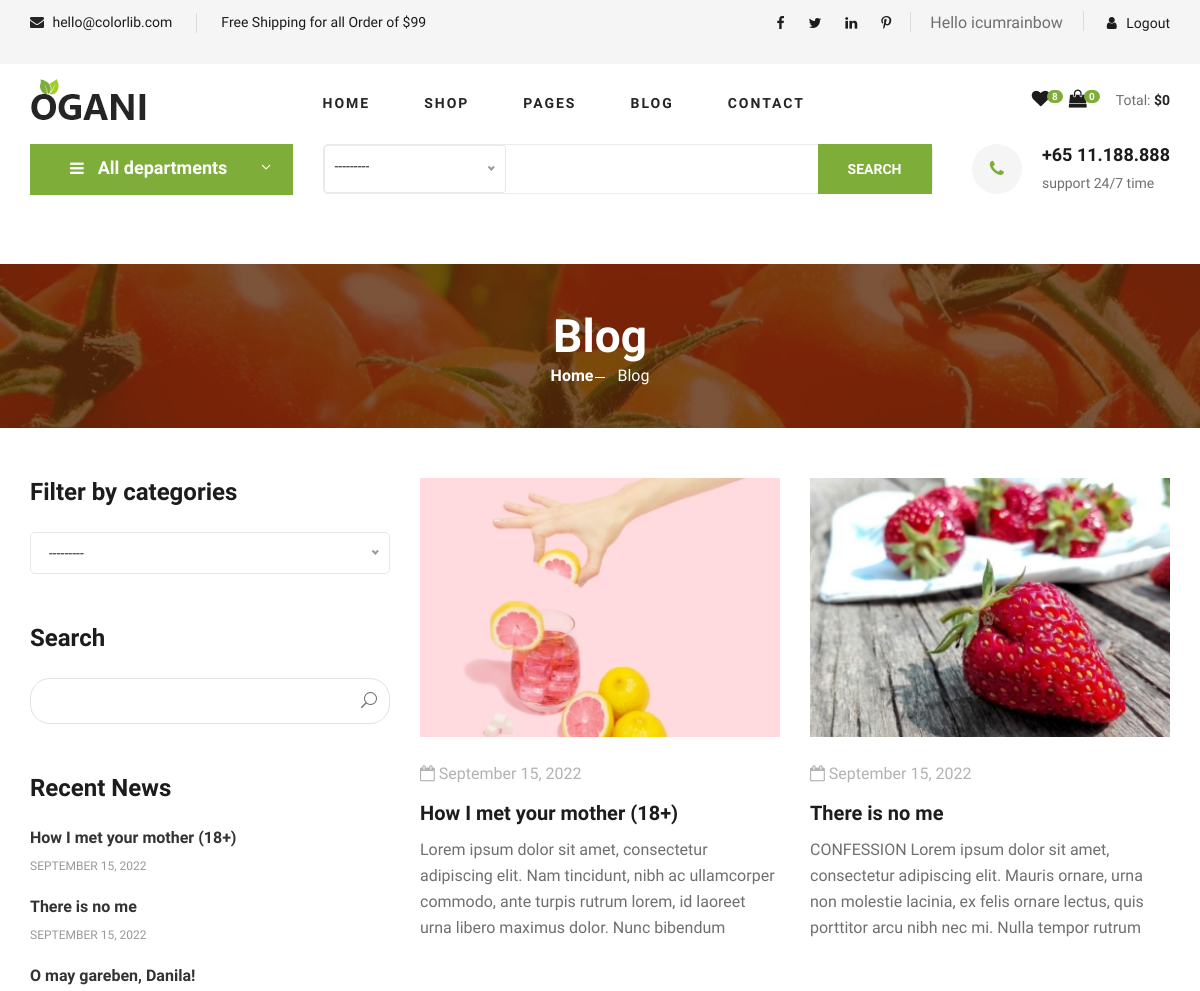
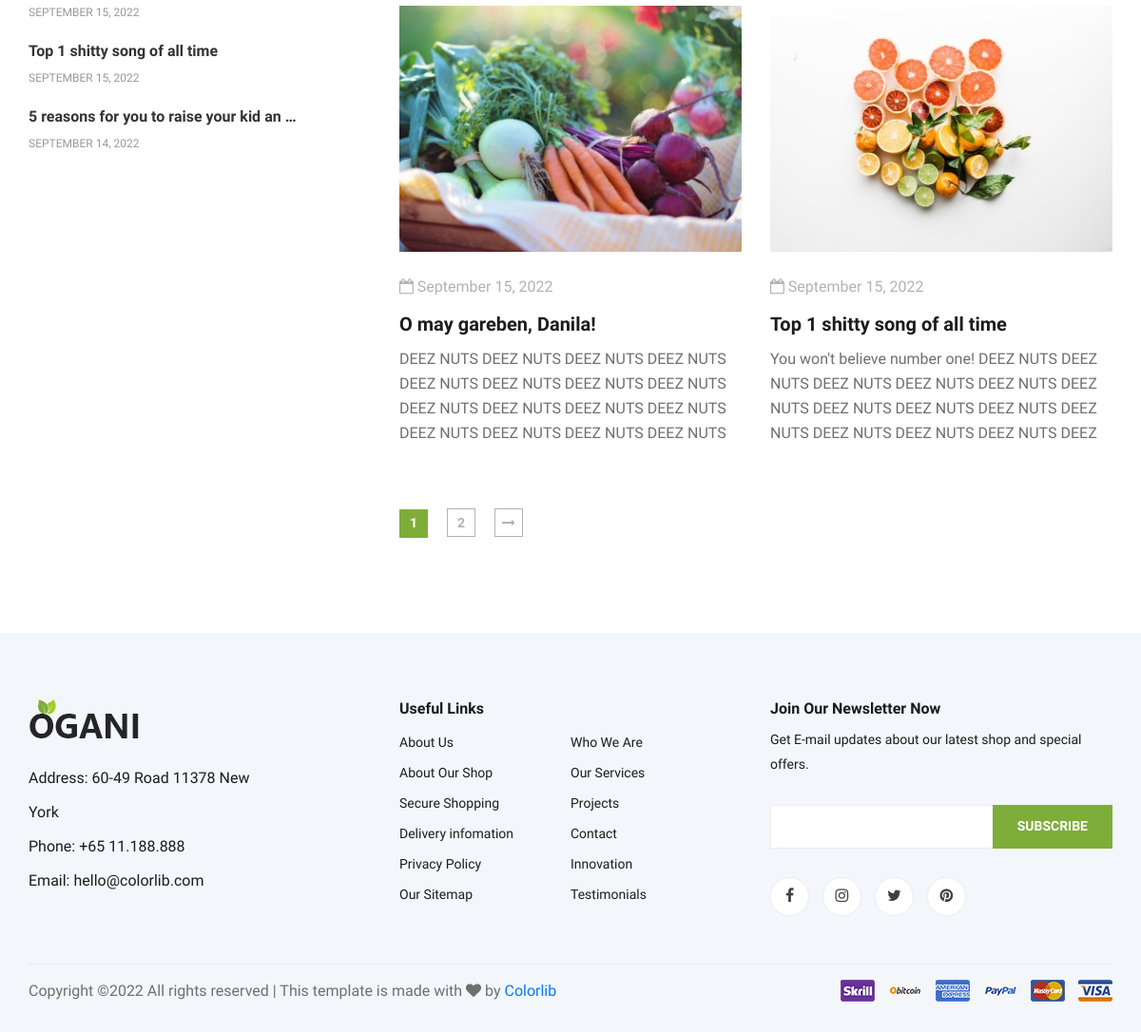
The app's page /blog/ (signed in) with its own data (2 pictures, top to bottom).
### customer/models.py (models this page shows, shortened)
class User(AbstractUser):
    username = models.CharField('Username', blank=False, max_length=100, unique=True)
    email = models.EmailField('Email', default=False, blank=False)
    phone = models.CharField('Phone', max_length=12)
    REQUIRED_FIELDS = ['first_name', 'last_name', 'email', 'phone']
    USERNAME_FIELD = 'username'
    class Meta:
        verbose_name = 'User'
        verbose_name_plural = 'Users'
        indexes = [models.Index(
            fields=['id', 'password', 'last_login', 'is_superuser', 'first_name', 'last_name', 'is_staff', 'is_active',
                    'date_joined', 'username', 'email', 'phone'])]

### posts/models.py (models this page shows, shortened)
class Post(models.Model):
    author = models.CharField('Author', max_length=100, null=False)
    avatar = models.ImageField('Avatar', default='details-author.jpg')
    heading = models.CharField('Heading', max_length=200, null=False)
    picture = models.ImageField('Image', default='product-1.jpg')
    content = models.TextField('Content')
    created_at = models.DateTimeField('Created at', default=datetime.now)
    category = models.ForeignKey(to=PostCategory, verbose_name='Category', on_delete=models.CASCADE, default='', related_name='posts')
    class Meta:
        verbose_name = 'Post'
        verbose_name_plural = 'Posts'
        indexes = [models.Index(fields=['id', 'author', 'heading', 'picture', 'content', 'created_at', 'category_id', 'avatar'])]

### posts/views.py (the view)
# urls.py: path('blog/', views.blog_view, name='blog'),
def blog_view(request):
    post_heading = request.GET.get('heading', '')
    category = request.GET.get('category', False)
    query_params = {'heading__icontains': post_heading}
    if category:
        query_params['category_id'] = int(category)
    categories, posts_by_date, posts = get_blog_page_contents(request.GET, query_params)
    paginator = Paginator(posts.qs, 4)
    page_number = request.GET.get('page', 1)
    page = paginator.get_page(page_number)
    context = {
        'post_categories': categories,
        'posts_by_date': posts_by_date[:6],
        'page': page,
        'posts': posts,
    }
    return render(request, 'blog/blog.html', context)

### templates/blog/blog.html (shortened to what this page needs)
{% extends 'utility/base.html' %}
{% load tags %}
{% load static %}
{% block content %}
    <section class="breadcrumb-section set-bg" data-setbg="{% static 'img/breadcrumb.jpg' %}">
        <div class="container">
            <div class="row">
                <div class="col-lg-12 text-center">
                    <div class="breadcrumb__text">
                        <h2>Blog</h2>
                        <div class="breadcrumb__option">
                            <a href="../index.html">Home</a>
                            <span>Blog</span>
                        </div>
                    </div>
                </div>
            </div>
        </div>
    </section>
    <section class="blog spad">
        <div class="container">
            <div class="row">
                <div class="col-lg-4 col-md-5">
                    <div class="blog__sidebar">
                        <form action="" method="GET">
                            <div class="blog__sidebar__item">
                                <h4>Filter by categories</h4>
                            </div>
                            <div class="blog__sidebar__search">
                                <h4>Search</h4>
                                {{ posts.form.heading }}
                                <button type="submit"><span class="icon_search"></span></button>
                            </div>
                        </form>
                        <div class="blog__sidebar__item">
                            <h4>Recent News</h4>
                            <div class="blog__sidebar__recent">
                                {% for post in posts_by_date %}
                                <a href="{% url 'post' post.id %}" class="blog__sidebar__recent__item">
                                    <div class="blog__sidebar__recent__item__text">
                                        <h6> {{ post.heading|truncatechars:40 }} </h6>
                                        <span>{% format_date post.created_at %}</span>
                                    </div>
                                </a>
                                {% endfor %}
                            </div>
                        </div>
                    </div>
                </div>
                <div class="col-lg-8 col-md-7">
                    <div class="row">
                        {% for post in page %}
                        <div class="col-lg-6 col-md-6 col-sm-6">
                            <div class="blog__item">
                                <div class="blog__item__pic">
                                    <img src="{{ post.picture.url }}" style="object-fit:contain;" alt="">
                                </div>
                                <div class="blog__item__text">
                                    <ul>
                                        <li><i class="fa fa-calendar-o"></i> {% format_date post.created_at %}</li>
                                    </ul>
                                    <h5><a href="{% url 'post' post.id %}">{{ post.heading }}</a></h5>
                                    <p> {{ post.content }} </p>
                                </div>
                            </div>
                        </div>
                        {% endfor %}
                        <div class="col-lg-12">
                            {% if page %}
                                {% include "utility/pagination.html" %}
                            {% endif %}
                        </div>
                    </div>
                </div>
            </div>
        </div>
    </section>
{% endblock %}

### templates/utility/base.html (shortened to what this page needs)
{% load static %}
{% load tags %}
{% load crispy_forms_tags %}
<!DOCTYPE html>
<html lang="zxx">
<head>
    <link rel="stylesheet" href="{% static 'css/bootstrap.min.css' %}" type="text/css">
    <link rel="stylesheet" href="{% static 'css/font-awesome.min.css' %}" type="text/css">
    <link rel="stylesheet" href="{% static 'css/elegant-icons.css' %}" type="text/css">
    <link rel="stylesheet" href="{% static 'css/nice-select.css' %}" type="text/css">
    <link rel="stylesheet" href="{% static 'css/jquery-ui.min.css' %}" type="text/css">
    <link rel="stylesheet" href="{% static 'css/owl.carousel.min.css' %}" type="text/css">
    <link rel="stylesheet" href="{% static 'css/slicknav.min.css' %}" type="text/css">
    <link rel="stylesheet" href="{% static 'css/style.css' %}" type="text/css">
</head>
{% if request.path == "/" %}
<body id="index">
{% else %}
<body>
{% endif %}
<header class="header">
    <div class="header__top">
        <div class="container">
            <div class="row">
                <div class="col-lg-6">
                    <div class="header__top__left">
                        <ul>
                            <li><i class="fa fa-envelope"></i> hello@colorlib.com</li>
                            <li>Free Shipping for all Order of $99</li>
                        </ul>
                    </div>
                </div>
                <div class="col-lg-6">
                    <div class="header__top__right">
                        <div class="header__top__right__social">
                            <a href="#"><i class="fa fa-facebook"></i></a>
                            <a href="#"><i class="fa fa-twitter"></i></a>
                            <a href="#"><i class="fa fa-linkedin"></i></a>
                            <a href="#"><i class="fa fa-pinterest-p"></i></a>
                        </div>
                        {% if user.is_authenticated %}
                        <div class="header__top__right__language">
                            <p>Hello {{user.username}}</p>
                        </div>
                        {% endif %}
                        <div class="header__top__right__auth">
                        {% if user.is_authenticated %}
                        <a href="{% url 'logout' %}"><i class="fa fa-user"></i> Logout</a>
                        {% else %}
                        <a href="{% url 'login' %}?next={{ request.path }}"><i class="fa fa-user"></i> Login</a>
                        {% endif %}
                    </div>
                    </div>
                </div>
            </div>
        </div>
    </div>
    <div class="container">
        <div class="row">
            <div class="col-lg-3">
                <div class="header__logo">
                    <a href="{% url 'index' %}"><img src="{% static 'img/logo.png' %}" alt=""></a>
                </div>
            </div>
            <div class="col-lg-6">
                <nav class="header__menu">
                    <ul>
                        <li><a href="{% url 'index' %}">Home</a></li>
                        <li class=""><a href="{% url 'shop_grid' %}">Shop</a></li>
                        <li><a>Pages</a>
                        </li>
                        <li><a href="{% url 'blog' %}">Blog</a></li>
                        <li><a href="{% url 'contact' %}">Contact</a></li>
                    </ul>
                </nav>
            </div>
            <div class="col-lg-3">
                <div class="header__cart">
                    <ul>
                        <li><a href="{% url 'liked_products' %}"><i class="fa fa-heart"></i> <span>{{ liked_products }}</span></a></li>
                        <li><a href="{% url 'cart' %}"><i class="fa fa-shopping-bag"></i> <span>{{ cart_items }}</span></a></li>
                    </ul>
                    <div class="header__cart__price">Total: <span>${{ order_total }}</span></div>
                </div>
            </div>
        </div>
    </div>
</header>
    <section class="hero hero-normal">
        <div class="container">
            <div class="row">
                <div class="col-lg-3">
                    <div class="hero__categories">
                        <div class="hero__categories__all">
                            <i class="fa fa-bars"></i>
                            <span>All departments</span>
                        </div>
                    </div>
                </div>
                <div class="col-lg-9">
                    <div class="hero__search">
                        <div class="hero__search__form">
                            <form action="{% url 'shop_grid' %}" method="GET" class="search-form">
                                <div class="hero__search__categories">
                                </div>
                                {{ filtered_products.form.name }}
                                <button type="submit" class="site-btn">SEARCH</button>
                            </form>
                        </div>
                        <div class="hero__search__phone">
                            <div class="hero__search__phone__icon">
                                <i class="fa fa-phone"></i>
                            </div>
                            <div class="hero__search__phone__text">
                                <h5>+65 11.188.888</h5>
                                <span>support 24/7 time</span>
                            </div>
                        </div>
                    </div>
                </div>
            </div>
        </div>
    </section>
{% block content %}{% endblock %}
<footer class="footer spad">
    <div class="container">
        <div class="row">
            <div class="col-lg-3 col-md-6 col-sm-6">
                <div class="footer__about">
                    <div class="footer__about__logo">
                        <a href="{% url 'index' %}"><img src="{% static 'img/logo.png' %}" alt=""></a>
                    </div>
                    <ul>
                        <li>Address: 60-49 Road 11378 New York</li>
                        <li>Phone: +65 11.188.888</li>
                        <li>Email: hello@colorlib.com</li>
                    </ul>
                </div>
            </div>
            <div class="col-lg-4 col-md-6 col-sm-6 offset-lg-1">
                <div class="footer__widget">
                    <h6>Useful Links</h6>
                    <ul>
                        <li><a href="#">About Us</a></li>
                        <li><a href="#">About Our Shop</a></li>
                        <li><a href="#">Secure Shopping</a></li>
                        <li><a href="#">Delivery infomation</a></li>
                        <li><a href="#">Privacy Policy</a></li>
                        <li><a href="#">Our Sitemap</a></li>
                    </ul>
                    <ul>
                        <li><a href="#">Who We Are</a></li>
                        <li><a href="#">Our Services</a></li>
                        <li><a href="#">Projects</a></li>
                        <li><a href="#">Contact</a></li>
                        <li><a href="#">Innovation</a></li>
                        <li><a href="#">Testimonials</a></li>
                    </ul>
                </div>
            </div>
            <div class="col-lg-4 col-md-12">
                <div class="footer__widget">
                    <h6>Join Our Newsletter Now</h6>
                    <p>Get E-mail updates about our latest shop and special offers.</p>
                    <form action="" method="POST">
                        {{ email_form.email }}
                        <button type="submit" class="site-btn">Subscribe</button>
                    </form>
                    <div class="footer__widget__social">
                        <a href="#"><i class="fa fa-facebook"></i></a>
                        <a href="#"><i class="fa fa-instagram"></i></a>
                        <a href="#"><i class="fa fa-twitter"></i></a>
                        <a href="#"><i class="fa fa-pinterest"></i></a>
                    </div>
                </div>
            </div>
        </div>
        <div class="row">
            <div class="col-lg-12">
                <div class="footer__copyright">
                    <div class="footer__copyright__text">
                        <p>
                            Copyright &copy;<script>document.write(new Date().getFullYear());</script>
                            All rights reserved | This template is made with <i class="fa fa-heart"
                                                                                aria-hidden="true"></i> by <a
                                    href="https://colorlib.com" target="_blank">Colorlib</a>
                            </p>
                    </div>
                    <div class="footer__copyright__payment"><img src="img/payment-item.png" alt=""></div>
                </div>
            </div>
        </div>
    </div>
</footer>
</body>
</html>

### templates/utility/message.html (shortened to what this page needs)
{% load static %}

### templates/utility/pagination.html (shortened to what this page needs)
{% load static %}
{% load tags %}
<div class="product__pagination">
    {% for page_number in page.paginator.page_range %}
    <a href="{% append_to_url page_number 'page' %}" class="{% if page_number == page.number %}current{% endif %}">
        {{ page_number }}
    </a>
    {% endfor %}
    {% if page.has_next %}
    <a href="{% append_to_url page.next_page_number 'page' %}">
        <i class="fa fa-long-arrow-right"></i>
    </a>
    {% endif %}
</div>

### records on screen
User: username "icumrainbow"
Post: heading "How I met your mother (18+)", created_at "SEPTEMBER 15, 2022", picture (picture), created_at "September 15, 2022", content "Lorem ipsum dolor sit amet, consectetur adipiscing elit. Nam tincidunt, nibh ac ullamcorper commodo, ante turpis rutrum lorem, id laoreet urna libero maximus dolor. Nunc bibendum…"
Post: heading "There is no me", created_at "SEPTEMBER 15, 2022", picture (picture), created_at "September 15, 2022", content "CONFESSION Lorem ipsum dolor sit amet, consectetur adipiscing elit. Mauris ornare, urna non molestie lacinia, ex felis ornare lectus, quis porttitor arcu nibh nec mi. Nulla tempor rutrum…"
Post: heading "O may gareben, Danila!", created_at "SEPTEMBER 15, 2022", picture (picture), created_at "September 15, 2022", content "DEEZ NUTS DEEZ NUTS DEEZ NUTS DEEZ NUTS DEEZ NUTS DEEZ NUTS DEEZ NUTS DEEZ NUTS DEEZ NUTS DEEZ NUTS DEEZ NUTS DEEZ NUTS DEEZ NUTS DEEZ NUTS DEEZ NUTS DEEZ NUTS…"
Post: heading "Top 1 shitty song of all time", created_at "SEPTEMBER 15, 2022", picture (picture), created_at "September 15, 2022", content "You won't believe number one! DEEZ NUTS DEEZ NUTS DEEZ NUTS DEEZ NUTS DEEZ NUTS DEEZ NUTS DEEZ NUTS DEEZ NUTS DEEZ NUTS DEEZ NUTS DEEZ NUTS DEEZ NUTS DEEZ NUTS DEEZ…"
Post: heading "5 reasons for you to raise your kid an …", created_at "SEPTEMBER 14, 2022"

### other values on screen
{{ liked_products }} "8"
{{ cart_items }} "0"
{{ order_total }} "0"
{{ page_number }} "1" "2"
